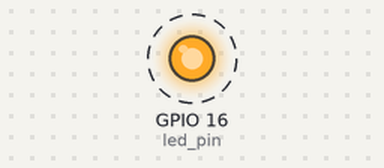
A sketch run on a simulated ESP32. On the bench: output pins drawn as LEDs (lit = HIGH). Dashed ring = blinking. What the sketch prints to the serial monitor is not drawn.

Above: at 0.2 s.
Timing chart, 0 to 3.0 s (numbered marks = the images above):
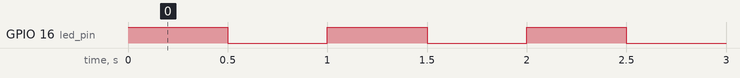

The sketch:

02_Multi_Tasking.ino
```cpp
const int led_pin = 16;

TaskHandle_t taskAHandle;
TaskHandle_t taskBHandle;

void led_task(void *pvParameters)
{
  pinMode(led_pin, OUTPUT);
  while(1)
  {
    digitalWrite(led_pin, HIGH);
    Serial.println("LED HIGH");
    vTaskDelay(pdMS_TO_TICKS(500));

    digitalWrite(led_pin, LOW);
    Serial.println("LED LOW");
    vTaskDelay(pdMS_TO_TICKS(500));
  }
}

/*-----------------------------------------------------------*/

void serial_print(void *pvParameters)
{
  while(1)
  {
    Serial.println("Hello From Second Task(serial_print)!!");
    vTaskDelay(pdMS_TO_TICKS(500));
  }
}

/*-----------------------------------------------------------*/

void setup() {
  Serial.begin(115200);

  if ( xTaskCreate(led_task, "Task 1", 1024, NULL, 1, &taskAHandle) != pdPASS )
  {
    Serial.println("Failed to create LED Task");
  }
  if ( xTaskCreate(serial_print, "Task 2", 1024, NULL, 1, &taskBHandle) != pdPASS )
  {
    Serial.println("Failed to create serial_print Task");
  }
}

void loop() {
// Empty: FreeRTOS scheduler runs tasks
}
```

Measured:
- by itself, GPIO 16 (led_pin): alternates HIGH for 0.50 s and LOW for 0.50 s
